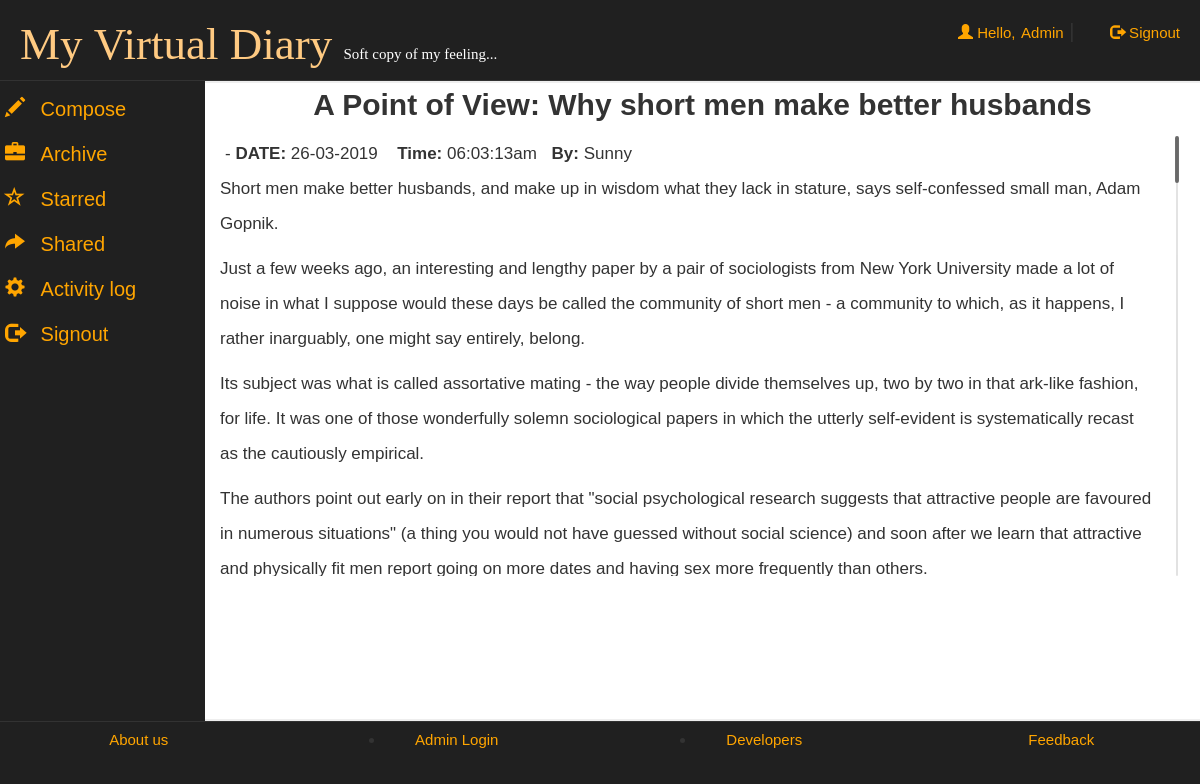
Page /account.php?aid=5513931101e1e (signed in) on the committed database.
### tables this page shows
CREATE TABLE IF NOT EXISTS `articles` (
  `email` varchar(50) NOT NULL,
  `id` text NOT NULL,
  `date` date NOT NULL,
  `time` varchar(50) NOT NULL,
  `article` text NOT NULL,
  `title` varchar(500) NOT NULL,
  `star` tinyint(1) NOT NULL DEFAULT '0',
  `share` tinyint(1) NOT NULL DEFAULT '0',
  `nick` varchar(50) NOT NULL DEFAULT '0'
);

CREATE TABLE IF NOT EXISTS `user` (
  `name` varchar(25) NOT NULL,
  `age` int(11) NOT NULL,
  `gender` varchar(10) NOT NULL,
  `email` varchar(40) NOT NULL,
  `password` varchar(500) NOT NULL,
  PRIMARY KEY (`email`)
);

### account.php (the view, shortened to what this page needs)
<!DOCTYPE html>
<html lang="en">
<head>
 <link  rel="stylesheet" href="css/bootstrap.min.css"/>
 <link  rel="stylesheet" href="css/bootstrap-theme.min.css"/>
 <link rel="stylesheet" href="css/main.css">
 <link  rel="stylesheet" href="css/font.css">
 <link  rel="stylesheet" href="css/jquery.mCustomScrollbar.css">
</head>
<body>
<div class="row logo">
<div class="col-md-6">
<h1><span style="color:#FFCA82">My&nbsp;Virtual Diary</span>&nbsp;<span style="font-size:15px; color:#fff;">Soft copy of my feeling...</span></h1>
</div>
<div class="col-md-4">
 <?php
 include_once 'dbConnection.php';
  if(!(isset($_SESSION['email']))){
header("location:index.php");
}
else
{
$name = $_SESSION['name'];
echo '<span class="pull-right top" ><span class="log1"><span class="glyphicon glyphicon-user" aria-hidden="true"></span>&nbsp;Hello,</span> <a href="account.php?q1=2" class="log log1">'.$name.'</a>&nbsp;|&nbsp;<a href="logout.php?q=account.php" class="log"><span class="glyphicon glyphicon-log-out" aria-hidden="true"></span>&nbsp;Signout</button></a></span>';
}?>
</div></div>
<div class="row">
<div class="menu col-md-2">
<ul>
<li>
<div class="camenu <?php if(@$_GET['q1']==1) echo 'active';?>">
<a href="account.php?q1=1"><span class="glyphicon glyphicon-pencil caf" aria-hidden="true"></span>
<span class="cas">Compose</span></a>
</div>
</li>
<li>
<div class="camenu <?php if((@$_GET['q1']==2) ) echo 'active';?>">
<a href="account.php?q1=2"><span class="glyphicon glyphicon-briefcase caf" aria-hidden="true"></span>
<span class="cas">Archive</span></a>
</div>
</li>
<li>
<div class="camenu <?php if(@$_GET['q1']==3) echo 'active';?>">
<a href="account.php?q1=3"><span class="glyphicon glyphicon-star-empty caf" aria-hidden="true"></span>
<span class="cas">Starred</span></a>
</div>
</li>
<li>
<div class="camenu <?php if((@$_GET['q1']==5))  echo 'active';?>">
<a href="account.php?q1=5"><span class="glyphicon glyphicon-share-alt caf" aria-hidden="true"></span>
<span class="cas">Shared</span></a>
</div>
</li>
<li>
<div class="camenu <?php if(@$_GET['q1']==4) echo 'active';?>">
<a href="account.php?q1=4"><span class="glyphicon glyphicon-cog caf" aria-hidden="true"></span>
<span class="cas">Activity log</span></a>
</div>
</li>
<li>
<div class="camenu">
<a href="logout.php?q=account.php"><span class="glyphicon glyphicon-log-out caf" aria-hidden="true"></span>
<span class="cas">Signout</span></a>
</div>
</li>
</ul>
</div>
<div class="col-md-10">
<div class="bich">
<?php if(@$_GET['aid']) {
$id=@$_GET['aid'];
$result = mysqli_query($con,"SELECT * FROM articles WHERE id='$id' ") or die('Error');
while($row = mysqli_fetch_array($result)) {
	$title = $row['title'];
	$article = $row['article'];
	$date = $row['date'];
	$date= date("d-m-Y",strtotime($date));
	$time = $row['time'];
	$mail = $row['email'];
	$result1 = mysqli_query($con,"SELECT name FROM user WHERE email='$mail' ") or die('Error');
	while($row = mysqli_fetch_array($result1)) {
	$by = $row['name'];
}
echo '<a title="Back to Archive" href="update.php?q1=2"><b><span class="glyphicon glyphicon-level-up" aria-hidden="true"></span></b></a><h2 style="text-align:center; margin-top:-15px;font-family: "Ubuntu", sans-serif;"><b>'.$title.'</b></h1>';
 echo '<div class="mCustomScrollbar" data-mcs-theme="dark" style="margin-left:10px;margin-right:10px; max-height:450px; line-height:35px;padding:5px;"><span style="line-height:35px;padding:5px;">-&nbsp;<b>DATE:</b>&nbsp;'.$date.'</span>
<span style="line-height:35px;padding:5px;">&nbsp;<b>Time:</b>&nbsp;'.$time.'</span><span style="line-height:35px;padding:5px;">&nbsp;<b>By:</b>&nbsp;'.$by.'</span><br />'.$article.'</div>';}
}?>
</div>
</div>
</div>
<div class="row footer">
<div class="col-md-3 box">
<a href="aboutus.php" target="_blank" >About us</a>
</div>
<div class="col-md-3 box">
<li data-toggle="modal" data-target="#login"><a href="#">Admin Login</a></li></div>
<div class="col-md-3 box">
<li data-toggle="modal" data-target="#developers"><a href="#">Developers</a></li>
</div>
<div class="col-md-3 box">
<a href="feedback.php" target="_blank">Feedback</a></div></div>
</body>
</html>

### css/main.css (style rules this page uses)
body { overflow-x:hidden; font:20px 'Ubuntu', sans-serif; background:#202020; background-attachment: fixed; }
.logo { border-bottom:1px solid; border-color:#323232; }
.logo h1 { margin-left:20px; font-size:45px; font-family:'Segoe Script'; }
.log { margin:20px; margin-left:30px; color:orange; text-decoration:none; font-size:20px; font-size:15px; }
.log1 { font: 15px 'Ubuntu', sans-serif; color:orange; margin:0px; }
.top { margin-top:20px; }
.footer { font-size:15px; text-align:center; border-top:1px solid; border-color:#323232; }
.footer a { margin:25px; color:orange; }
.bich { min-height:80vh; border-top:2px solid; border-bottom:2px solid; border-color:#eee; background:#fff; font: 17px "Century Gothic", "Times Roman", sans-serif; }
.menu { background-color:#202020; }
.menu ul { list-style:none; }
.camenu { height:30px; font-family: 'Ubuntu', sans-serif; margin-bottom:10px; margin-top:10px; margin-left:-10px; }
.camenu a { color:orange; font-size:20px; }
.menu li { height:35px; width:100%; margin-left:-30px; }
.menu li a { text-decoration:none; }
.caf { margin:5px; }
.cas { margin:5px; }
.box { padding:9px; }

### rows in the picture
articles: title "A Point of View: Why short men make better husbands", date "26-03-2019", time "06:03:13am", user.name "Sunny", article "Short men make better husbands, and make up in wisdom what they lack in stature, says self-confessed small man, Adam Gopnik. Just a few weeks ago, an interesting and lengthy paper by a pair of sociologists from New York University made a lot of noise in what I suppose would these days be called the community of short men - a community to which, as it happens, I rather inarguably, one might say entirely, belong. Its subject was what is called assortative mating - the way people divide themselves up, two by two in that ark-like fashion, for life. It was one of those wonderfully solemn sociological papers in which the utterly self-evident is systematically recast as the cautiously empirical.…"

### other values in the picture
$name "Admin"
